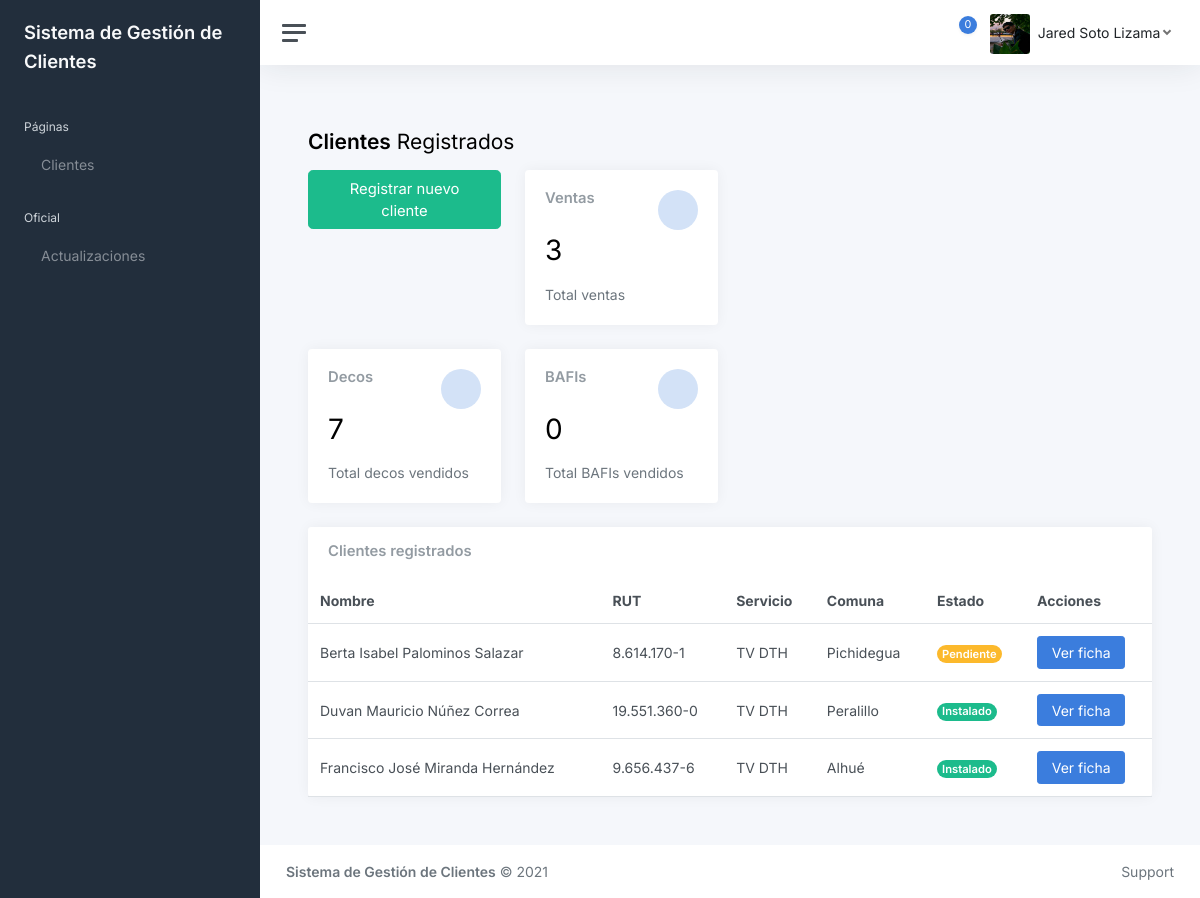
The app's page / (signed in) with its own data.
### webClaro/models.py (models this page shows, shortened)
class ImagenPerfil(models.Model):
    id = models.AutoField(primary_key=True)
    usuario = models.CharField(max_length=20)
    imagen = models.ImageField(upload_to='imgPerfil')

class Cliente(models.Model):
    id = models.AutoField(primary_key=True)
    nombre = models.CharField(max_length=50)
    rut = models.CharField(max_length=12)
    direccion = models.CharField(max_length=50)
    telefono = models.CharField(max_length=13)
    servicioContratado = models.CharField(max_length=20)
    tecnologiaServicio = models.CharField(max_length=4)
    planContratado = models.CharField(max_length=30)
    cantidadDecos = models.CharField(max_length=1)
    costoInstalacion = models.IntegerField()
    fechaInstalacion = models.DateField()
    vendedor = models.CharField(max_length=20)
    servicioTecnologia = models.CharField(max_length=20)
    estado = models.CharField(max_length=20)
    Comuna = models.CharField(max_length=40)
    comentarios = models.CharField(max_length=300)

### webClaro/views.py (the view)
# urls.py: path('', views.index, name='index'),
@login_required(login_url='/login/')
def index(request):
    img = ImagenPerfil.objects.filter(usuario = request.user.username)
    clientes = Cliente.objects.filter(vendedor = request.user.username).order_by('-fechaInstalacion')
    contadorClientes = Cliente.objects.filter(vendedor = request.user.username).count()
    deco1 = clientes.filter(cantidadDecos = 1).count()
    deco2 = clientes.filter(cantidadDecos = 2).count()
    deco3 = clientes.filter(cantidadDecos = 3).count()
    deco4 = clientes.filter(cantidadDecos = 4).count()
    contadorDecos = deco1 + (deco2 * 2) + (deco3 * 3) + (deco4 * 4)
    contadorBafis = clientes.filter(servicioContratado__contains = "BAFI").count()
    return render(request, "index.html", {"img": img, "clientes":clientes, "cantClientes":contadorClientes, "cantDecos":contadorDecos, "cantBafis":contadorBafis})

### webClaro/templates/index.html (shortened to what this page needs)
{% extends "base.html" %}
{% load static %}
{% block contenido %}
<h1 class="h3 mb-3"><strong>Clientes</strong> Registrados</h1>
<div class="row">
	<div class="col-xl-6 col-xxl-5 d-flex">
		<div class="w-100">
			<div class="row">
				<div class="col-sm-6">
					<div>
						<div class="text-center mb-3">
							<a class="btn btn-lg btn-success" href="{% url 'registroCliente' %}"> Registrar nuevo cliente</a>
						</div>
					</div>
				</div>
				<div class="col-sm-6">
					<div class="card">
						<div class="card-body">
							<div class="row">
								<div class="col mt-0">
									<h5 class="card-title">Ventas</h5>
								</div>
								<div class="col-auto">
									<div class="stat text-primary">
									</div>
								</div>
							</div>
							<h1 class="mt-1 mb-3">{{cantClientes}}</h1>
							<div class="mb-0">
								<span class="text-muted">Total ventas</span>
							</div>
						</div>
					</div>
				</div>
			</div>
			<div class="row">
				<div class="col-sm-6">
					<div class="card">
						<div class="card-body">
							<div class="row">
								<div class="col mt-0">
									<h5 class="card-title">Decos</h5>
								</div>
								<div class="col-auto">
									<div class="stat text-primary">
									</div>
								</div>
							</div>
							<h1 class="mt-1 mb-3">{{cantDecos}}</h1>
							<div class="mb-0">
								<span class="text-muted">Total decos vendidos</span>
							</div>
						</div>
					</div>
				</div>
				<div class="col-sm-6">
					<div class="card">
						<div class="card-body">
							<div class="row">
								<div class="col mt-0">
									<h5 class="card-title">BAFIs</h5>
								</div>
								<div class="col-auto">
									<div class="stat text-primary">
									</div>
								</div>
							</div>
							<h1 class="mt-1 mb-3">{{cantBafis}}</h1>
							<div class="mb-0">
								<span class="text-muted">Total BAFIs vendidos</span>
							</div>
						</div>
					</div>
				</div>
			</div>
		</div>
	</div>
	<div class="col-xl-6 col-xxl-7">
	</div>
</div>
<div class="row">
	<div class="col-12 col-lg-12 col-xxl-12 d-flex">
		<div class="card flex-fill">
			<div class="card-header">
				<h5 class="card-title mb-0">Clientes registrados</h5>
			</div>
			<table class="table table-hover my-0">
				<thead>
					<tr>
						<th>Nombre</th>
						<th class="d-none d-xl-table-cell">RUT</th>
						<th class="d-none d-xl-table-cell">Servicio</th>
						<th class="d-none d-xl-table-cell">Comuna</th>
						<th>Estado</th>
						<th>Acciones</th>
					</tr>
				</thead>
				<tbody>
					{% for reg in clientes %}
					<tr>
						<td>{{reg.nombre}}</td>
						<td class="d-none d-xl-table-cell">{{reg.rut}}</td>
						<td class="d-none d-xl-table-cell">{{reg.servicioTecnologia}}</td>
						<td class="d-none d-md-table-cell">{{reg.Comuna}}</span></td>
						<td><span class="badge rounded-pill {% if reg.estado == "Instalado"  %}bg-success">{% endif %}{% if reg.estado == "Pendiente"  %}bg-warning">{% endif %}{{reg.estado}}</td>
						<td>
							<a class="btn btn-primary" href="/cliente/{{reg.id}}"> Ver ficha</a>
						</td>
					</tr>
					{% endfor %}
				</tbody>
			</table>
		</div>
	</div>
</div>
{% endblock contenido %}

### webClaro/templates/base.html (shortened to what this page needs)
{% load static %}
<!DOCTYPE html>
<html lang="es">
<head>
	<link href="{% static 'css/app.css' %}" rel="stylesheet">
</head>
<body>
	<div class="wrapper">
		<nav id="sidebar" class="sidebar js-sidebar">
			<div class="sidebar-content js-simplebar">
				<a class="sidebar-brand" href="{% url 'index' %}">
					<span class="align-middle">Sistema de Gestión de Clientes</span>
				</a>
				<ul class="sidebar-nav">
					<li class="sidebar-header">Páginas</li>
					<li class="sidebar-item">
						<a class="sidebar-link" href="{% url 'index' %}">
							<span class="align-middle">Clientes</span>
            			</a>
					</li>
					<li class="sidebar-header">Oficial</li>
					<li class="sidebar-item">
						<a class="sidebar-link" href="{% url 'actualizaciones' %}">
							<span class="align-middle">Actualizaciones</span>
            			</a>
					</li>
				</ul>
			</div>
		</nav>
		<div class="main">
			<nav class="navbar navbar-expand navbar-light navbar-bg">
				<a class="sidebar-toggle js-sidebar-toggle"><i class="hamburger align-self-center"></i></a>
				<div class="navbar-collapse collapse">
					<ul class="navbar-nav navbar-align">
						<li class="nav-item dropdown">
							<a class="nav-icon dropdown-toggle" href="#" id="alertsDropdown" data-bs-toggle="dropdown">
								<div class="position-relative">
									<span class="indicator">0</span>
								</div>
							</a>
						</li>
						<li class="nav-item dropdown"><a class="nav-icon dropdown-toggle d-inline-block d-sm-none" href="#" data-bs-toggle="dropdown"></a>
							<a class="nav-link dropdown-toggle d-none d-sm-inline-block" href="#" data-bs-toggle="dropdown">{% for reg in img %}<img src="{{reg.imagen.url}}"{% endfor %} class="avatar img-fluid rounded me-1"/><span class="text-dark ms-1">{{user.first_name}} {{user.last_name}}</span></a>
						</li>
					</ul>
				</div>
			</nav>
			<main class="content">
				<div class="container-fluid p-0">
					{% block contenido %}
					{% endblock contenido %}
				</div>
			</main>
			<footer class="footer">
				<div class="container-fluid">
					<div class="row text-muted">
						<div class="col-6 text-start">
							<p class="mb-0"><a class="text-muted"><strong>Sistema de Gestión de Clientes</strong></a> &copy; 2021</p>
						</div>
						<div class="col-6 text-end">
							<ul class="list-inline">
								<li class="list-inline-item">
									<a class="text-muted" href="https://adminkit.io/" target="_blank">Support</a>
								</li>
							</ul>
						</div>
					</div>
				</div>
			</footer>
		</div>
	</div>
</body>
</html>

### records on screen
ImagenPerfil: imagen (picture)
Cliente: nombre "Berta Isabel Palominos Salazar", rut "8.614.170-1", servicioTecnologia "TV DTH", Comuna "Pichidegua", estado "Pendiente"
Cliente: nombre "Duvan Mauricio Núñez Correa", rut "19.551.360-0", servicioTecnologia "TV DTH", Comuna "Peralillo", estado "Instalado"
Cliente: nombre "Francisco José Miranda Hernández", rut "9.656.437-6", servicioTecnologia "TV DTH", Comuna "Alhué", estado "Instalado"

### other values on screen
{{ user.first_name }} "Jared"
{{ user.last_name }} "Soto Lizama"
{{ cantClientes }} "3"
{{ cantDecos }} "7"
{{ cantBafis }} "0"
